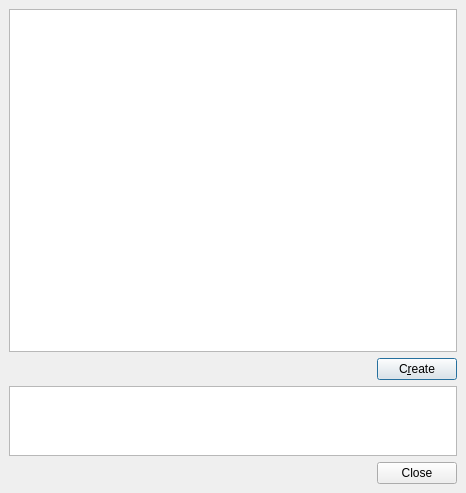
<ui version="4.0" >
 <class>CreateTriggerDialog</class>
 <widget class="QDialog" name="CreateTriggerDialog" >
  <property name="geometry" >
   <rect>
    <x>0</x>
    <y>0</y>
    <width>466</width>
    <height>493</height>
   </rect>
  </property>
  <property name="windowTitle" >
   <string>Create Trigger</string>
  </property>
  <layout class="QGridLayout" >
   <property name="margin" >
    <number>9</number>
   </property>
   <property name="spacing" >
    <number>6</number>
   </property>
   <item row="1" column="1" >
    <widget class="QPushButton" name="createButton" >
     <property name="text" >
      <string>C&amp;reate</string>
     </property>
    </widget>
   </item>
   <item row="1" column="0" >
    <spacer>
     <property name="orientation" >
      <enum>Qt::Horizontal</enum>
     </property>
     <property name="sizeHint" >
      <size>
       <width>40</width>
       <height>20</height>
      </size>
     </property>
    </spacer>
   </item>
   <item row="0" column="0" colspan="2" >
    <widget class="QTextEdit" name="textEdit" />
   </item>
   <item row="3" column="0" colspan="2" >
    <widget class="QDialogButtonBox" name="buttonBox" >
     <property name="orientation" >
      <enum>Qt::Horizontal</enum>
     </property>
     <property name="standardButtons" >
      <set>QDialogButtonBox::Close</set>
     </property>
    </widget>
   </item>
   <item row="2" column="0" colspan="2" >
    <widget class="QTextEdit" name="resultEdit" >
     <property name="maximumSize" >
      <size>
       <width>16777215</width>
       <height>70</height>
      </size>
     </property>
     <property name="readOnly" >
      <bool>true</bool>
     </property>
    </widget>
   </item>
  </layout>
 </widget>
 <resources>
  <include location="icons/icons.qrc" />
 </resources>
 <connections>
  <connection>
   <sender>buttonBox</sender>
   <signal>accepted()</signal>
   <receiver>CreateTriggerDialog</receiver>
   <slot>accept()</slot>
   <hints>
    <hint type="sourcelabel" >
     <x>248</x>
     <y>254</y>
    </hint>
    <hint type="destinationlabel" >
     <x>157</x>
     <y>274</y>
    </hint>
   </hints>
  </connection>
  <connection>
   <sender>buttonBox</sender>
   <signal>rejected()</signal>
   <receiver>CreateTriggerDialog</receiver>
   <slot>reject()</slot>
   <hints>
    <hint type="sourcelabel" >
     <x>316</x>
     <y>260</y>
    </hint>
    <hint type="destinationlabel" >
     <x>286</x>
     <y>274</y>
    </hint>
   </hints>
  </connection>
 </connections>
</ui>
